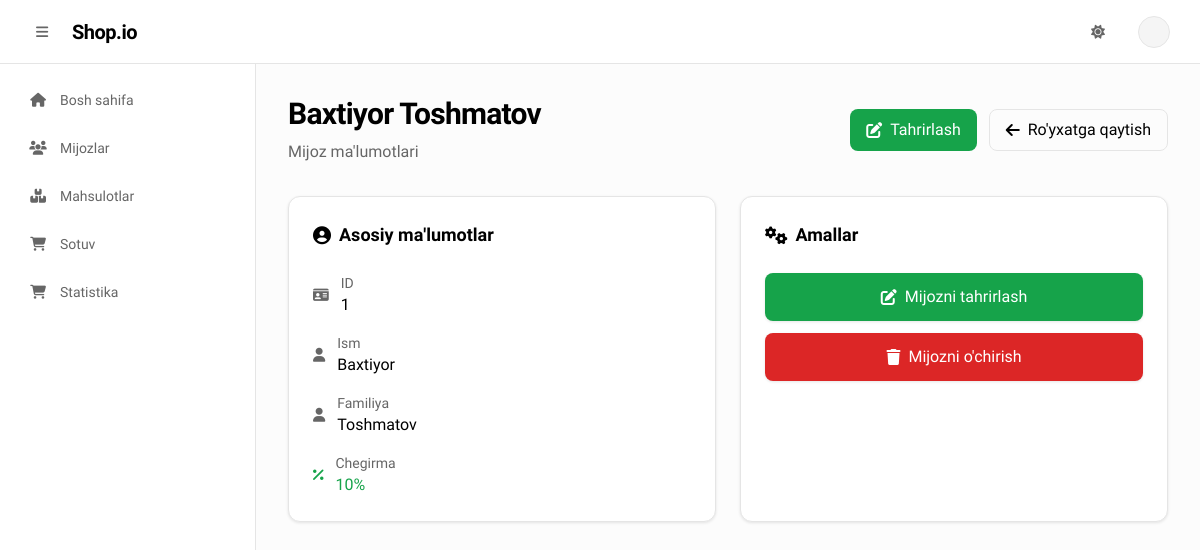
Page /clients/1/ (signed in) on the committed database.
### clients/models.py (models this page shows, shortened)
class Account(models.Model):
    name = models.CharField(max_length=150)
    lname = models.CharField(max_length=150)
    skidka = models.IntegerField()

### clients/views.py (the view)
# urls.py: path('<int:id>/', client_view, name='clientview'),
@login_required
def client_view(request, id):
    client = get_object_or_404(Account, id=id)
    return render(request, "client/clientview.html", {"client": client})

### templates/client/clientview.html (shortened to what this page needs)
{% extends 'base.html' %}
{% block content %}
<div class="mb-8">
    <div class="flex flex-col sm:flex-row sm:items-center sm:justify-between">
        <div>
            <h1 class="font-sans text-3xl font-bold tracking-tight text-foreground">{{ client.name }} {{ client.lname }}</h1>
            <p class="text-muted-foreground mt-2">Mijoz ma'lumotlari</p>
        </div>
        <div class="mt-4 sm:mt-0 flex flex-col sm:flex-row space-y-2 sm:space-y-0 sm:space-x-3">
            <a href="{% url 'clientedit' client.id %}"
                class="inline-flex items-center justify-center px-4 py-2 bg-green-600 text-white rounded-lg font-medium hover:bg-green-700 transition-colors focus:outline-none focus:ring-2 focus:ring-green-500 focus:ring-offset-2">
                <i class="fas fa-edit mr-2"></i>
                Tahrirlash
            </a>
            <a href="{% url 'clientlist' %}"
                class="inline-flex items-center justify-center px-4 py-2 border border-border text-foreground rounded-lg font-medium hover:bg-muted transition-colors focus:outline-none focus:ring-2 focus:ring-accent focus:ring-offset-2">
                <i class="fas fa-arrow-left mr-2"></i>
                Ro'yxatga qaytish
            </a>
        </div>
    </div>
</div>
<div class="grid grid-cols-1 lg:grid-cols-2 gap-6 mb-8">
    <div class="bg-background border border-border rounded-xl shadow-sm p-6 order-2 lg:order-1">
        <h2 class="text-lg font-semibold text-foreground mb-6 flex items-center">
            <i class="fas fa-user-circle mr-2 text-accent"></i>
            Asosiy ma'lumotlar
        </h2>
        <div class="space-y-4">
            <div class="flex items-center space-x-3">
                <i class="fas fa-id-card text-muted-foreground text-sm"></i>
                <div>
                    <p class="text-sm text-muted-foreground">ID</p>
                    <p class="text-foreground font-medium">{{ client.id }}</p>
                </div>
            </div>
            <div class="flex items-center space-x-3">
                <i class="fas fa-user text-muted-foreground text-sm"></i>
                <div>
                    <p class="text-sm text-muted-foreground">Ism</p>
                    <p class="text-foreground font-medium">{{ client.name }}</p>
                </div>
            </div>
            <div class="flex items-center space-x-3">
                <i class="fas fa-user text-muted-foreground text-sm"></i>
                <div>
                    <p class="text-sm text-muted-foreground">Familiya</p>
                    <p class="text-foreground font-medium">{{ client.lname }}</p>
                </div>
            </div>
            <div class="flex items-center space-x-3">
                <i class="fas fa-percent text-green-600 text-sm"></i>
                <div>
                    <p class="text-sm text-muted-foreground">Chegirma</p>
                    <p class="text-foreground font-medium text-green-600">{{ client.skidka }}%</p>
                </div>
            </div>
        </div>
    </div>
    <div class="bg-background border border-border rounded-xl shadow-sm p-6 order-1 lg:order-2">
        <h2 class="text-lg font-semibold text-foreground mb-6 flex items-center">
            <i class="fas fa-cogs mr-2 text-accent"></i>
            Amallar
        </h2>
        <div class="space-y-3">
            <a href="{% url 'clientedit' client.id %}"
                class="w-full flex items-center justify-center px-4 py-3 bg-green-600 text-white rounded-lg font-medium hover:bg-green-700 transition-all duration-200 focus:outline-none focus:ring-2 focus:ring-green-500 focus:ring-offset-2 shadow-sm hover:shadow-md">
                <i class="fas fa-edit mr-2"></i>
                Mijozni tahrirlash
            </a>
            <a href="{% url 'clientdelete' client.id %}"
                class="w-full flex items-center justify-center px-4 py-3 bg-red-600 text-white rounded-lg font-medium hover:bg-red-700 transition-all duration-200 focus:outline-none focus:ring-2 focus:ring-red-500 focus:ring-offset-2 shadow-sm hover:shadow-md">
                <i class="fas fa-trash mr-2"></i>
                Mijozni o'chirish
            </a>
        </div>
    </div>
</div>
{% endblock %}

### templates/base.html (style rules this page uses)
:root { font-family: "Geist", sans-serif; }

### templates/client/clientview.html (style rules this page uses)
@media (min-width: 1024px) { .shadow-sm { box-shadow: 0 1px 3px rgba(0, 0, 0, 0.1); } }

### rows in the picture
Account: name "Baxtiyor", lname "Toshmatov", id "1", skidka "10"
